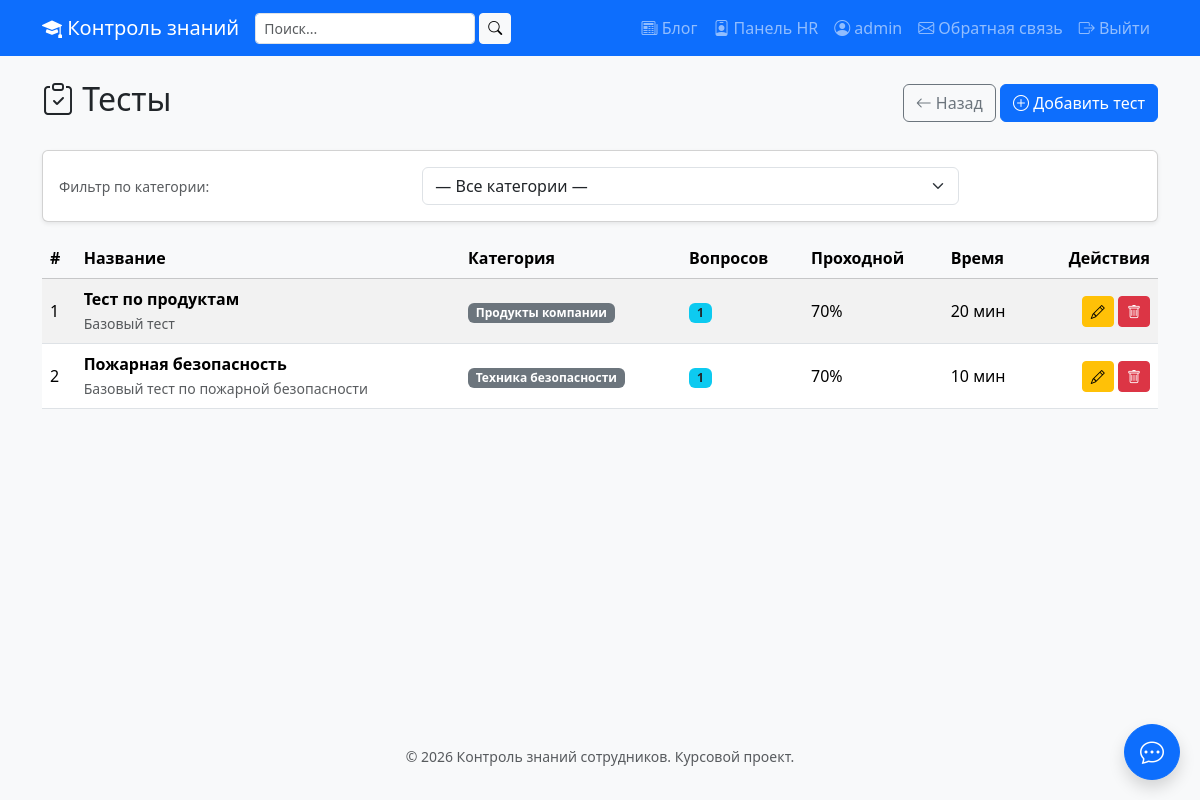
/hr/tests/ (signed in), run on the app's committed database.
### core/models.py (models this page shows, shortened)
class Test(models.Model):
    title = models.CharField(
        max_length=200,
        verbose_name='Название теста'
    )
    description = models.TextField(
        blank=True,
        verbose_name='Описание'
    )
    category = models.ForeignKey(
        Category,
        on_delete=models.CASCADE,
        related_name='tests',
        verbose_name='Категория'
    )
    questions = models.ManyToManyField(
        Question,
        related_name='tests',
        verbose_name='Вопросы'
    )
    pass_score = models.IntegerField(
        default=70,
        verbose_name='Проходной балл (%)'
    )
    time_limit = models.IntegerField(
        default=20,
        verbose_name='Время на прохождение (минут)'
    )
    created_by = models.ForeignKey(
        User,
        on_delete=models.SET_NULL,
        null=True,
        blank=True,
        related_name='created_tests',
        verbose_name='Автор'
    )
    created_at = models.DateTimeField(
        auto_now_add=True,
        verbose_name='Дата создания'
    )
    class Meta:
        verbose_name = 'Тест'
        verbose_name_plural = 'Тесты'
        ordering = ['-created_at']

class Category(models.Model):
    name = models.CharField(
        max_length=100,
        unique=True,
        verbose_name='Название'
    )
    description = models.TextField(
        blank=True,
        verbose_name='Описание'
    )
    class Meta:
        verbose_name = 'Категория'
        verbose_name_plural = 'Категории'
        ordering = ['name']

### core/views.py (the view)
# urls.py: path('hr/tests/', views.hr_tests, name='hr_tests'),
@login_required
def hr_tests(request):
    if request.user.profile.role != 'hr':
        messages.error(request, 'Доступ только для HR.')
        return redirect('profile')
    category_id = request.GET.get('category')
    tests = Test.objects.select_related('category').prefetch_related('questions')
    if category_id:
        tests = tests.filter(category_id=category_id)
    tests = tests.order_by('-created_at')
    context = {
        'tests': tests,
        'categories': Category.objects.all().order_by('name'),
        'selected_category': category_id,
    }
    return render(request, 'hr/tests.html', context)

### templates/hr/tests.html (shortened to what this page needs)
{% extends 'base.html' %}
{% block content %}
<div class="d-flex justify-content-between align-items-center mb-4">
    <h2>
        <i class="bi bi-clipboard-check"></i> Тесты
    </h2>
    <div>
        <a href="{% url 'hr_dashboard' %}" class="btn btn-outline-secondary">
            <i class="bi bi-arrow-left"></i> Назад
        </a>
        <a href="{% url 'hr_test_add' %}" class="btn btn-primary">
            <i class="bi bi-plus-circle"></i> Добавить тест
        </a>
    </div>
</div>
<div class="card shadow-sm mb-3">
    <div class="card-body">
        <form method="get" class="row g-2 align-items-center">
            <div class="col-md-4">
                <label class="form-label mb-0 small text-muted">Фильтр по категории:</label>
            </div>
            <div class="col-md-6">
                <select name="category" class="form-select" onchange="this.form.submit()">
                    <option value="">— Все категории —</option>
                </select>
            </div>
        </form>
    </div>
</div>
{% if tests %}
    <div class="table-responsive">
        <table class="table table-striped table-hover align-middle">
            <thead class="table-light">
                <tr>
                    <th>#</th>
                    <th>Название</th>
                    <th>Категория</th>
                    <th>Вопросов</th>
                    <th>Проходной</th>
                    <th>Время</th>
                    <th class="text-end">Действия</th>
                </tr>
            </thead>
            <tbody>
                {% for t in tests %}
                    <tr>
                        <td>{{ forloop.counter }}</td>
                        <td>
                            <strong>{{ t.title }}</strong>
                            {% if t.description %}
                                <br><small class="text-muted">{{ t.description|truncatewords:10 }}</small>
                            {% endif %}
                        </td>
                        <td><span class="badge bg-secondary">{{ t.category.name }}</span></td>
                        <td><span class="badge bg-info text-dark">{{ t.questions.count }}</span></td>
                        <td>{{ t.pass_score }}%</td>
                        <td>{{ t.time_limit }} мин</td>
                        <td class="text-end">
                            <a href="{% url 'hr_test_edit' t.id %}"
                               class="btn btn-sm btn-warning" title="Редактировать">
                                <i class="bi bi-pencil"></i>
                            </a>
                            <a href="{% url 'hr_test_delete' t.id %}"
                               class="btn btn-sm btn-danger" title="Удалить">
                                <i class="bi bi-trash"></i>
                            </a>
                        </td>
                    </tr>
                {% endfor %}
            </tbody>
        </table>
    </div>
{% endif %}
{% endblock %}

### templates/base.html (shortened to what this page needs)
<!DOCTYPE html>
<html lang="ru">
<head>
    <link href="https://cdn.jsdelivr.net/npm/bootstrap@5.3.3/dist/css/bootstrap.min.css" rel="stylesheet">
    <link href="https://cdn.jsdelivr.net/npm/bootstrap-icons@1.11.3/font/bootstrap-icons.css" rel="stylesheet">
    {% load static %}
    <link href="{% static 'css/style.css' %}" rel="stylesheet">
</head>
<body>
<nav class="navbar navbar-expand-lg navbar-dark bg-primary">
    <div class="container">
        <a class="navbar-brand" href="/">
            <i class="bi bi-mortarboard-fill"></i> Контроль знаний
        </a>
        <div class="collapse navbar-collapse" id="mainNav">
            <form method="get" action="{% url 'search' %}" class="d-flex me-3" role="search">
                <input type="text"
                       name="q"
                       class="form-control form-control-sm"
                       placeholder="Поиск..."
                       style="min-width: 200px;"
                       value="{{ request.GET.q|default:'' }}">
                <button type="submit" class="btn btn-light btn-sm ms-1">
                    <i class="bi bi-search"></i>
                </button>
            </form>
            <ul class="navbar-nav ms-auto">
                <li class="nav-item">
                    <a class="nav-link" href="{% url 'blog_list' %}">
                        <i class="bi bi-newspaper"></i> Блог
                    </a>
                </li>
                {% if user.is_authenticated %}
                    {% if user.profile.role == 'hr' %}
                        <li class="nav-item">
                            <a class="nav-link" href="{% url 'hr_dashboard' %}">
                                <i class="bi bi-person-badge"></i> Панель HR
                            </a>
                        </li>
                    {% endif %}
                    <li class="nav-item">
                        <a class="nav-link" href="{% url 'profile' %}">
                            <i class="bi bi-person-circle"></i>
                            {{ user.first_name|default:user.username }}
                        </a>
                    </li>
                    <li class="nav-item">
                        <a class="nav-link" href="{% url 'feedback' %}">
                            <i class="bi bi-envelope"></i> Обратная связь
                        </a>
                    </li>
                    <li class="nav-item">
                        <a class="nav-link" href="{% url 'logout' %}">
                            <i class="bi bi-box-arrow-right"></i> Выйти
                        </a>
                    </li>
                {% endif %}
            </ul>
        </div>
    </div>
</nav>
<main class="container my-4">
    {% block content %}{% endblock %}
</main>
<footer class="bg-light text-center py-3 mt-5">
    <div class="container">
        <small class="text-muted">© 2026 Контроль знаний сотрудников. Курсовой проект.</small>
    </div>
</footer>
{% if user.is_authenticated %}
<button id="chatToggleBtn"
        class="btn btn-primary rounded-circle shadow"
        style="position: fixed; bottom: 20px; right: 20px; width: 56px; height: 56px; z-index: 1050;"
        title="Открыть чат">
    <i class="bi bi-chat-dots fs-4"></i>
</button>
{% endif %}
</body>
</html>

### static/css/style.css (style rules this page uses)
body { font-family: 'Segoe UI', Tahoma, sans-serif; background-color: #f8f9fa; min-height: 100vh; }
main { min-height: calc(100vh - 200px); }

### data on the page
Test: title "Тест по продуктам", description "Базовый тест", category.name "Продукты компании", questions.count "1", pass_score "70", time_limit "20"
Test: title "Пожарная безопасность", description "Базовый тест по пожарной безопасности", category.name "Техника безопасности", questions.count "1", pass_score "70", time_limit "10"

### other printed values
{{ user.first_name|default:user.username }} "admin"
